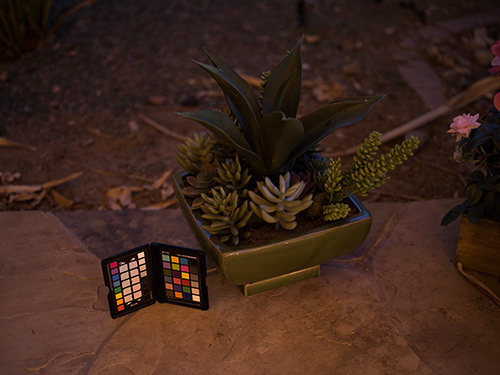
#> input picture 3.bmp, 500 x 375 px
$ python he.py
#> lines starting #> are read from the running program, lines starting #| are printed output that depends on the picture
'''
Author       : WenChan Li
Date         : 2024-10-06 10:11:52
LastEditors  : WenChan Li
LastEditTime : 2024-10-06 20:02:12
Description  : HEistogram Equalization RGB imgage
Copyright 2024 OBKoro1, All Rights Reserved.
2024-10-06 10:11:52
'''
import cv2
import numpy as np
from matplotlib import pyplot as plt

# 读取彩色图像
img = cv2.imread("3.bmp")
#> img is the input picture: shape (375, 500, 3); mean B, G, R 27.7, 38.4, 62.2

# 分割通道
b, g, r = cv2.split(img)
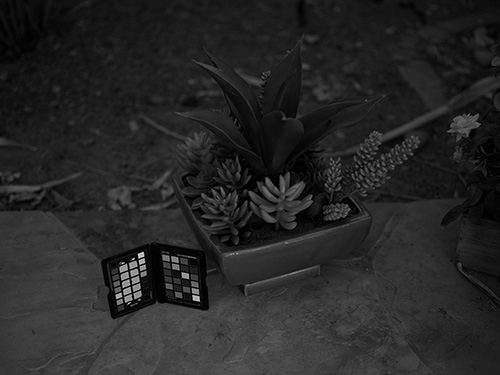
#> g: shape (375, 500); min 0, max 239, mean 38.4
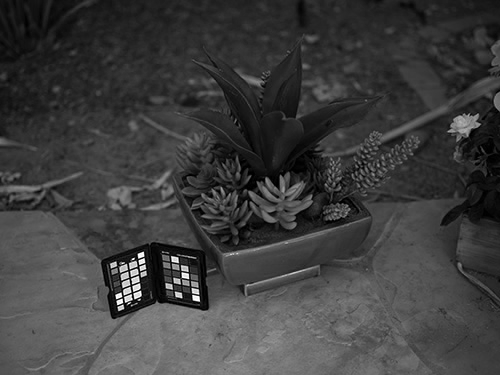
#> r: shape (375, 500); min 0, max 255, mean 62.2

# 计算每个通道的直方图
hist_b = cv2.calcHist([b], [0], None, [256], [0, 256])
#> hist_b = 256 values, max 6968 at index 0, min 0 at index 163, mean 732.4
hist_g = cv2.calcHist([g], [0], None, [256], [0, 256])
#> hist_g = 256 values, max 4993 at index 29, min 0 at index 200, mean 732.4
hist_r = cv2.calcHist([r], [0], None, [256], [0, 256])
#> hist_r = 256 values, max 3069 at index 41, min 3 at index 178, mean 732.4

# 绘制直方图
plt.figure()
plt.title("Color Histogram")
plt.xlabel("Bins")
plt.ylabel("# of Pixels")
plt.plot(hist_b, color='b', label='Blue')
plt.plot(hist_g, color='g', label='Green')
plt.plot(hist_r, color='r', label='Red')
plt.xlim([0, 256])
plt.legend()
plt.show()
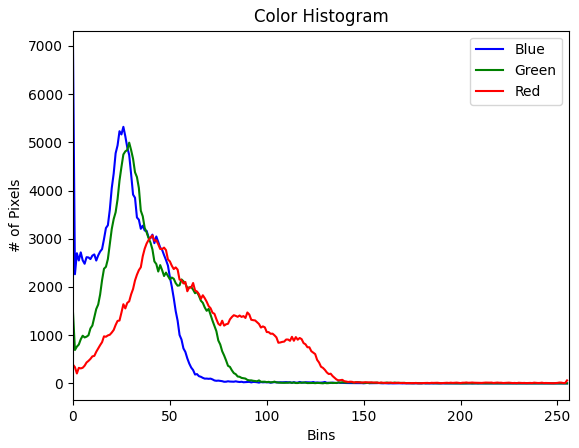
#> figure drawn by matplotlib, 1 panel; curve peaks at x = 0, y = 6968; curve peaks at x = 29, y = 4993; curve peaks at x = 41, y = 3069

# 直方图均衡化
b_eq = cv2.equalizeHist(b)
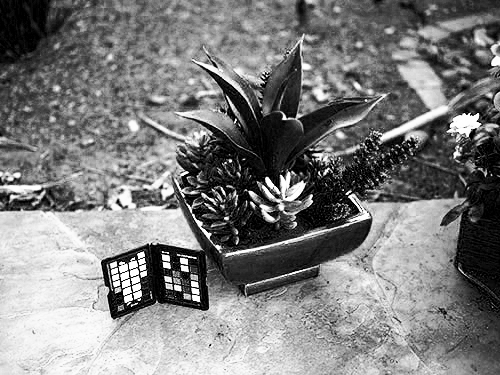
#> b_eq: shape (375, 500); min 0, max 255, mean 125
g_eq = cv2.equalizeHist(g)
r_eq = cv2.equalizeHist(r)
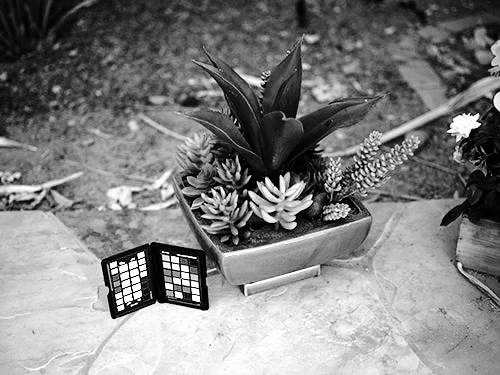
#> r_eq: shape (375, 500); min 0, max 255, mean 128.5

# 合并通道
eq_img = cv2.merge([b_eq, g_eq, r_eq])
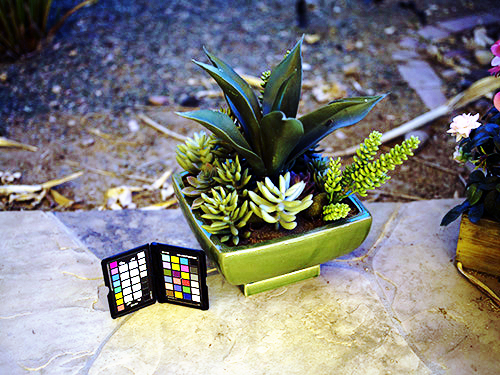
#> eq_img: shape (375, 500, 3); mean B, G, R 125, 128.4, 128.5

# 绘制直方图均衡化后的图像和直方图
plt.figure(figsize=(10, 5))

plt.subplot(1, 2, 1)
plt.title("Histogram Equalized Image")
plt.imshow(cv2.cvtColor(eq_img, cv2.COLOR_BGR2RGB))
plt.axis('off')

plt.subplot(1, 2, 2)
plt.title("Histogram of Equalized Image")
plt.hist(eq_img.ravel(), 256, [0, 256])
plt.show()
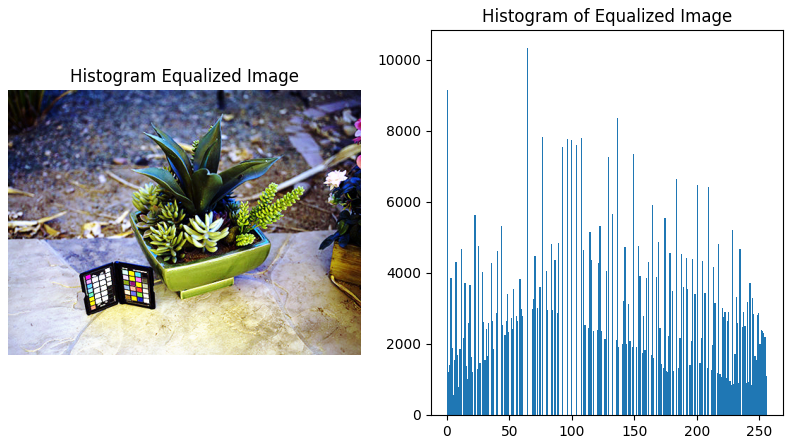
#> figure drawn by matplotlib, 2 panels; panel 2: tallest bar 10328 high, from x = 64 to 65

cv2.imshow("Histogram Equalization", eq_img)
cv2.waitKey(0)
cv2.imwrite("3_HE.jpg", eq_img)

$ run again, with 9.bmp copied over 3.bmp
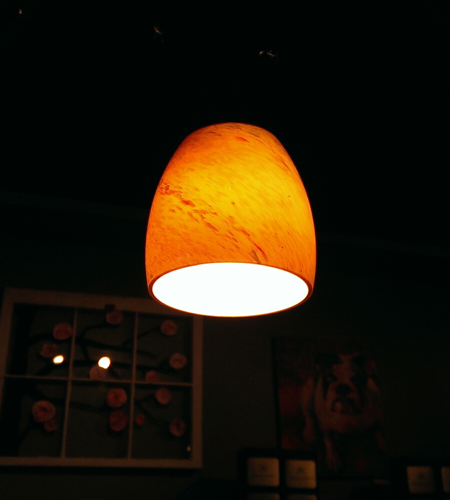
#> input picture 9.bmp, 450 x 500 px
#> img is the input picture: shape (500, 450, 3); mean B, G, R 12.1, 26.7, 35.6
#> `b, g, r = cv2.split(img)`:
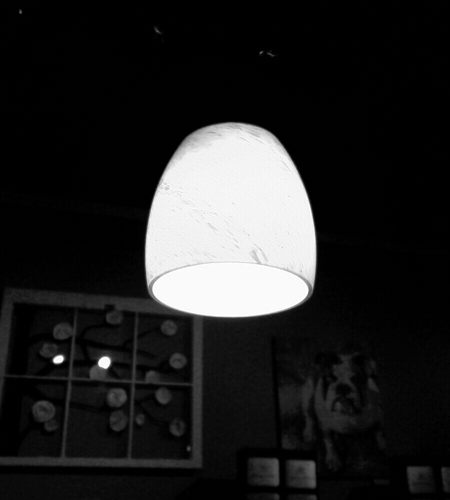
#> r: shape (500, 450); min 0, max 255, mean 35.6
#> hist_b = 256 values, max 95004 at index 3, min 0 at index 64, mean 878.9
#> hist_g = 256 values, max 83293 at index 4, min 0 at index 222, mean 878.9
#> hist_r = 256 values, max 82254 at index 0, min 3 at index 109, mean 878.9
#> `plt.show()`:
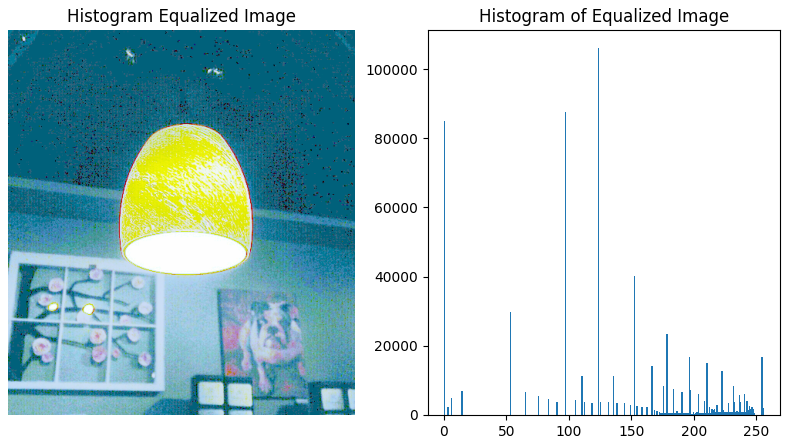
#> figure drawn by matplotlib, 2 panels; panel 2: tallest bar 106020 high, from x = 123 to 124
